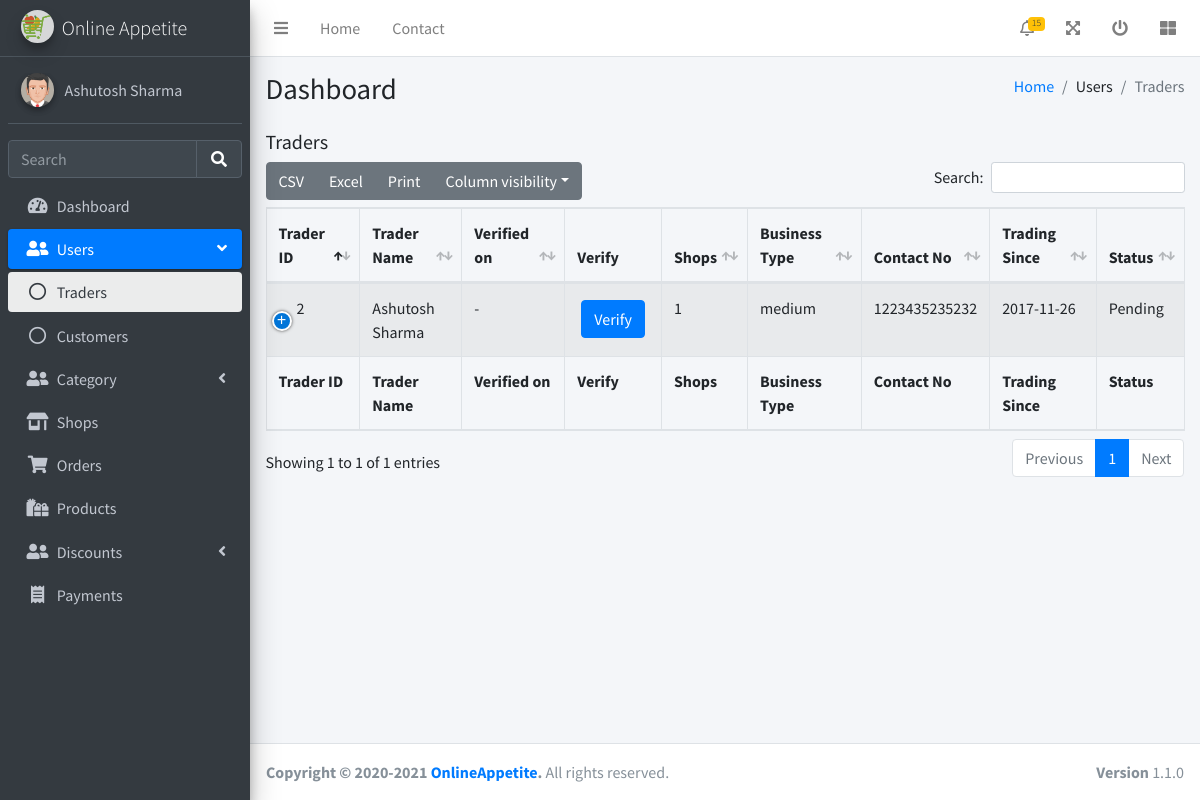
Page /admin/viewTraders.php (signed in) on the earlier database version.
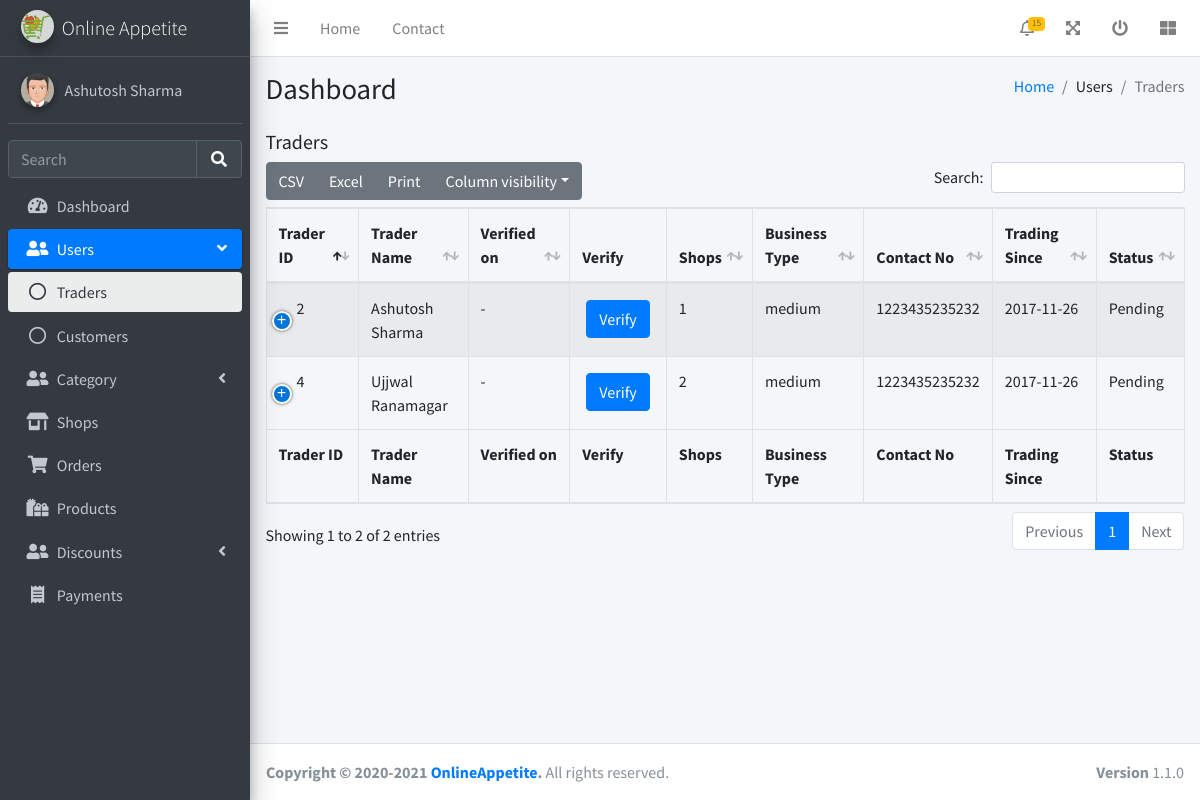
Same page on the later database version.
### tables this page shows
CREATE TABLE traders (
	trader_id INTEGER NOT NULL PRIMARY KEY AUTOINCREMENT,
	user_id INTEGER NOT NULL,
	verified_at TIMESTAMP NULL,
	contact_no VARCHAR(20) NOT NULL,
	trading_since DATETIME NOT NULL,
	business_type INT(1) NOT NULL,
	preferred_payments VARCHAR(30) NOT NULL,
	message VARCHAR(200) NOT NULL,
	status INTEGER DEFAULT 1,
	FOREIGN KEY (user_id) REFERENCES user(user_id)
);

CREATE TABLE users (
	user_id INTEGER NOT NULL PRIMARY KEY AUTOINCREMENT,
	full_name VARCHAR(30) NOT NULL,
	username VARCHAR(30) NOT NULL UNIQUE,
	email VARCHAR(100) NOT NULL UNIQUE,
	street VARCHAR(100) NULL,
	city VARCHAR(100) NULL,
	state VARCHAR(100) NULL,
	postal VARCHAR(100) NULL,
	country VARCHAR(100) NULL,
	gender INTEGER NOT NULL,
	user_role INTEGER DEFAULT 3,
	password_hash VARCHAR(30) NOT NULL,
	created_at TIMESTAMP DEFAULT CURRENT_TIMESTAMP,
	updated_at TIMESTAMP NULL
, "image" VARCHAR(100) DEFAULT NULL);

### utils/database.php (called while the page is built, shortened)
<?php
    try {
        $conn = new PDO("sqlite:".__DIR__."/../database.sqlite");
        $conn->setAttribute(PDO::ATTR_ERRMODE, PDO::ERRMODE_EXCEPTION);
    }catch(PDOException $e) {
        die("Connection failed: " . $e->getMessage());
    }
    function fetch_all_row($sql){
        global $conn;
        $stmt = $conn->prepare($sql);
        $stmt->execute();
        $res = $stmt->fetchAll(PDO::FETCH_ASSOC);
        return $res;
    }

### admin/viewTraders.php (the view, shortened to what this page needs)
<?php
require_once '../utils/database.php';
?>
<!DOCTYPE html>
<html lang="en">
<head>
  <link rel="stylesheet" href="/css/fontawesome-free/css/all.min.css">
  <link rel="stylesheet" href="/css/datatables-bs4/dataTables.bootstrap4.min.css">
  <link rel="stylesheet" href="/css/datatables-responsive/responsive.bootstrap4.min.css">
  <link rel="stylesheet" href="/css/datatables-buttons/buttons.bootstrap4.min.css">
  <link rel="stylesheet" href="https://code.ionicframework.com/ionicons/2.0.1/css/ionicons.min.css">
  <link rel="stylesheet" href="/css/adminlte/adminlte.min.css">
</head>
<body class="hold-transition sidebar-mini">
  <div class="wrapper">
    <?php
    include 'header.php';
    $traders = fetch_all_row("SELECT *, (SELECT COUNT(*) FROM shops WHERE shops.trader_id = traders.user_id) AS shops FROM users LEFT JOIN traders ON users.user_id = traders.user_id WHERE user_role=='2'");
    ?>
    <div class="content-wrapper">
      <section class="content-header">
        <div class="container-fluid">
          <div class="row mb-2">
            <div class="col-sm-6">
              <h1>Dashboard</h1>
            </div>
            <div class="col-sm-6">
              <ol class="breadcrumb float-sm-right">
                <li class="breadcrumb-item"><a href="#">Home</a></li>
                <li class="breadcrumb-item">Users</li>
                <li class="breadcrumb-item active">Traders</li>
              </ol>
            </div>
          </div>
        </div>
      </section>
      <section class="content">
        <div class="container-fluid">
          <h5 class="mb-2">Traders</h5>
          <table id="shopTable" class="table table-bordered table-striped">
            <thead>
              <tr>
                <th>Trader ID</th>
                <th>Trader Name</th>
                <th>Verified on</th>
                <th class="no-sort">Verify</th>
                <th>Shops</th>
                <th>Business Type</th>
                <th>Contact No</th>
                <th>Trading Since</th>
                <th>Status</th>
              </tr>
            </thead>
            <tbody>
              <?php foreach ($traders as $trader) { ?>
                <tr>
                  <td><?= $trader['user_id'] ?></td>
                  <td><?= $trader['full_name'] ?></td>
                  <td><?= $trader['verified_on'] ?? '-' ?></td>
                  <td style="text-align: center;">
                    <?= isset($product['verified_on']) ?
                      '<button class="btn btn-danger m-1">Remove</button>' :
                      '<button class="btn btn-primary m-1">Verify</button>'
                    ?>
                  </td>
                  <td><?= $trader['shops'] ?></td>
                  <td><?= $trader['business_type'] ?></td>
                  <td><?= $trader['contact_no'] ?></td>
                  <td><?= $trader['trading_since'] ?></td>
                  <td>
                  <?php
                  switch($trader['status']){
                    case 1:
                      echo 'Pending';
                      break;
                  }
                  ?>
                  </td>
                </tr>
              <?php } ?>
            </tbody>
            <tfoot>
              <tr>
                <th>Trader ID</th>
                <th>Trader Name</th>
                <th>Verified on</th>
                <th>Verify</th>
                <th>Shops</th>
                <th>Business Type</th>
                <th>Contact No</th>
                <th>Trading Since</th>
                <th>Status</th>
              </tr>
            </tfoot>
          </table>
        </div>
      </section>
    </div>
    <?php include 'footer.php'; ?>
  </div>
</body>
</html>

Differences in the rows shown:
added traders: user "4", user.full_name "Ujjwal Ranamagar", verified_on "-", shops "2", business_type "medium", contact_no "1223435235232", trading_since "2017-11-26", status "Pending"
Other differences:
text written by a page script: "CSV Excel Print Column visibility Search: Showing 1 to 1 of 1 entries Previous 1 Next" → "CSV Excel Print Column visibility Search: Showing 1 to 2 of 2 entries Previous 1 Next"
